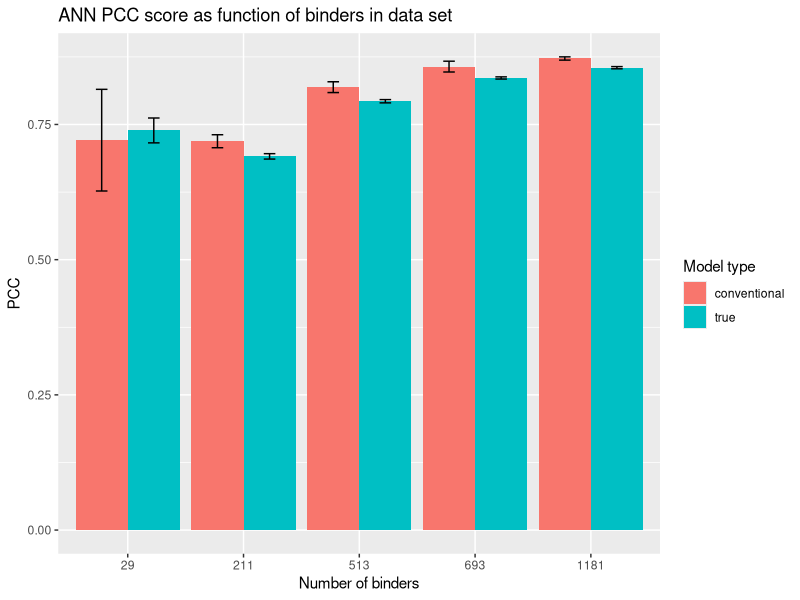

This figure's R source:
library(tidyverse)
library(ggplot2)
library(stringi)
binder_number <- c('29', '211', '513', '693', '1181')
conventional <- c(0.721,
                  0.719,
                  0.819,
                  0.857,
                  0.872)
true <- c(0.739,
          0.691,
          0.793,
          0.836,
          0.855)
conventional_error <- c(0.094,
                        0.012,
                        0.01,
                        0.01,
                        0.003)
true_error <- c(0.023,
                0.005,
                0.003,
                0.002,
                0.002)

errorbars <- paste(conventional_error,true_error,collapse = ' ')
errorbars <- stri_split_boundaries(errorbars, simplify = TRUE) %>% 
  as.numeric(unlist(.))

#errorbars entered consecutively 
# zipper

data <- data.frame(
  binder_number,
  conventional,
  true
)

plot_data <- data %>%
  as_tibble() %>% 
  pivot_longer(!binder_number,
               names_to = "model_type",
               values_to = "PCC")

# plot_data <- factor(plot_data$binder_number, levels = c('58', '210', '317', '543', '789'))

PCC_plot <- plot_data %>% 
  ggplot(.,
         mapping = aes(x = binder_number,
                       y = PCC,
                       fill = model_type)) + 
  geom_col(position = "dodge") +
  geom_errorbar(aes(ymin = PCC - errorbars,
                    ymax = PCC + errorbars),
                    width = 0.2,
                    position = position_dodge(0.9)) + 
  labs(title = "ANN PCC score as function of binders in data set",
       fill = "Model type",
       x = "Number of binders")
  

PCC_plot +
  scale_x_discrete(limits = c('29', '211', '513', '693', '1181'))
